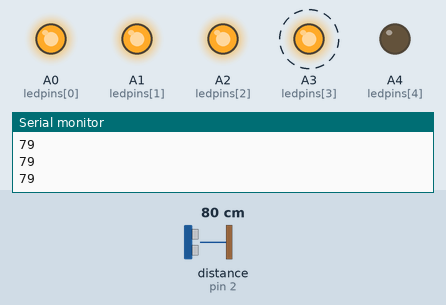
The program below on a simulated Arduino Uno, built with avr-gcc and run on an emulated ATmega328P. On the bench: output pins drawn as LEDs (lit = HIGH), the last lines printed to the serial monitor. Wiring (inferred from the names in the program): ultrasonic range finder: trigger pin 5; echo pin 2. Dashed ring = blinking. The inputs (shaded band) are chosen by the test bench; at power-on: distance to the obstacle (sensor on pin 2) 80 cm. The echo pulse lasts 58.3 µs per cm; pins used as bus, display or sensor lines are not drawn.

Above: at 1.2 s.
1.3 s: distance to the obstacle (sensor on pin 2) set to 32 cm
4.3 s: distance to the obstacle (sensor on pin 2) set to 28 cm
At 4.8 s:
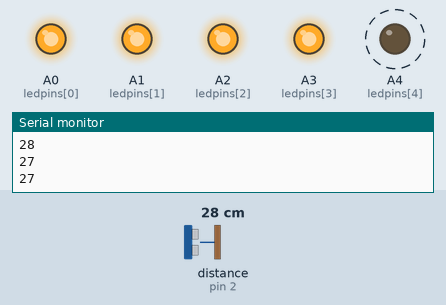
7.3 s: distance to the obstacle (sensor on pin 2) set to 120 cm
At 9.7 s:
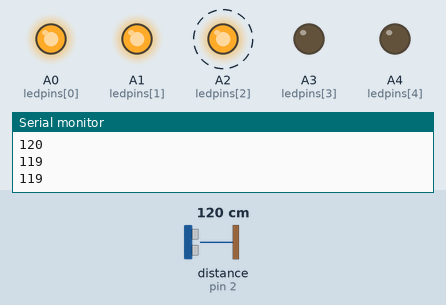
10.3 s: distance to the obstacle (sensor on pin 2) set to 246 cm
13.3 s: distance to the obstacle (sensor on pin 2) set to 252 cm
At 14.1 s:
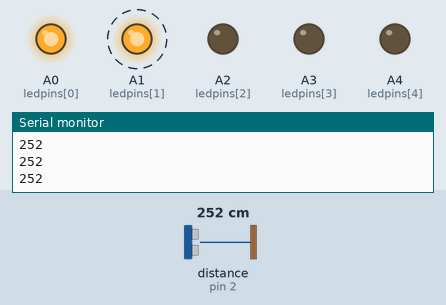
16.3 s: distance to the obstacle (sensor on pin 2) set to 2 cm
At 17.1 s:
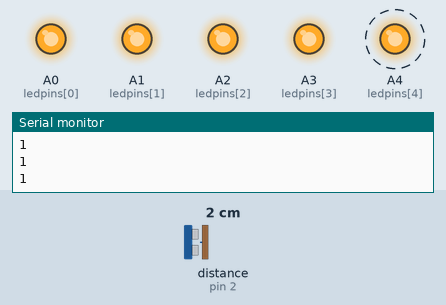
Timing chart, 0 to 20.3 s (numbered marks = the images above; inputs shaded):
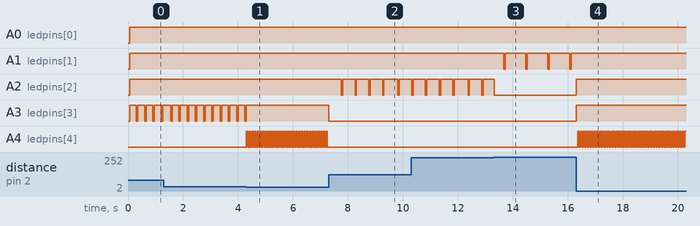

The program:

main.cpp
```cpp
#include <Arduino.h>

const uint8_t echopin = 2;
const uint8_t trigpin = 5;
const uint8_t ledpins[5] = {A0, A1, A2, A3, A4}; //A0 == G1, A1 == G2, A2 == Y, A3 == R1, A4 == R2
const uint8_t readinterval = 50;

volatile unsigned long echostart;
volatile unsigned long echoend;
volatile bool newdistance = false;

unsigned long lastread;
unsigned long lastblink;

void time(){
  if(digitalRead(echopin) == HIGH){
    echostart = micros();
  }
  else if(digitalRead(echopin) == LOW){
    echoend = micros();
    newdistance = true;
  }
}

void setup() {

Serial.begin(115200);
while(!Serial){
  ;
}

  pinMode(echopin, INPUT);
  pinMode(trigpin, OUTPUT);
  digitalWrite(trigpin, LOW);

  for(int i = 0; i <= 4; i++){
    pinMode(ledpins[i], OUTPUT);
  }

  attachInterrupt(digitalPinToInterrupt(echopin), time, CHANGE);

}

void loop() {
  unsigned long now = millis();
  if(now - lastread >= readinterval){
    lastread = now;
    digitalWrite(trigpin, HIGH);
    delayMicroseconds(10);
    digitalWrite(trigpin, LOW);
  }

  if(newdistance == true){
   long distance = (echoend - echostart) / 58.2;
    Serial.println(distance);

    if(distance >0 && distance <= 400){
    if(distance >= 300 && distance <= 400){
      for(int i = 1; i <= 4; i++){
        digitalWrite(ledpins[i], LOW);
      }
      digitalWrite(ledpins[0], HIGH);
      if(now - lastblink >= 1000){
        digitalWrite(ledpins[0], LOW);
        lastblink = now;
      }
    }
    else if(distance < 300 && distance >=250){
      digitalWrite(ledpins[0], HIGH);
        for(int i = 2; i <= 4; i++){
          digitalWrite(ledpins[i], LOW);
        }
        digitalWrite(ledpins[1], HIGH);
        if(now - lastblink >= 800){
          digitalWrite(ledpins[1], LOW);
          lastblink = now;
        }
      }
      else if(distance < 250 && distance >= 100){
        for(int i = 0; i<=1; i++){
          digitalWrite(ledpins[i], HIGH);
        }
        for(int i = 3; i <= 4; i++){
          digitalWrite(ledpins[i], LOW);
        }
        digitalWrite(ledpins[2], HIGH);
        if(now - lastblink >= 500){
          digitalWrite(ledpins[2], LOW);
          lastblink = now;
      }
      }
      else if(distance < 100 && distance >= 30){
        for(int i = 0; i <= 2; i++){
          digitalWrite(ledpins[i], HIGH);
        }
        digitalWrite(ledpins[4], LOW);
        digitalWrite(ledpins[3], HIGH);
      if(now - lastblink >= 300){
        digitalWrite(ledpins[3], LOW);
        lastblink = now;
      }
      }
      else if(distance < 30){
        for(int i = 0; i <= 3; i++){
          digitalWrite(ledpins[i], HIGH);
        }
        digitalWrite(ledpins[4], HIGH);
      if(now - lastblink >= 70){
        digitalWrite(ledpins[4], LOW);
        lastblink = now;
      }
      }
      newdistance = false;
  }
}
else{
  newdistance = false;
}
}
```

Measured:
- the behaviour switches between 31 and 30 cm on distance to the obstacle (sensor on pin 2) (found by bisection; images 0 and 1)
- the behaviour switches between 249 and 250 cm on distance to the obstacle (sensor on pin 2) (found by bisection; images 2 and 3)
- after the input at 4.3 s, A3 (ledpins[3]): goes on until 4.3 s, then stays HIGH; A4 (ledpins[4]): alternates HIGH for 0.05 s and LOW for 0.05 s, starting at once
- after the input at 7.3 s, A2 (ledpins[2]): alternates HIGH for 0.45 s and LOW for 0.05 s, starting after 0.46 s; A3 (ledpins[3]): HIGH → LOW at once; A4 (ledpins[4]): stops changing and stays LOW
- after the input at 13.3 s, A1 (ledpins[1]): alternates HIGH for 0.75 s and LOW for 0.05 s, starting after 0.37 s
- after the input at 16.3 s, A1 (ledpins[1]): stops changing and stays HIGH; A2 (ledpins[2]), A3 (ledpins[3]): LOW → HIGH at once; A4 (ledpins[4]): alternates HIGH for 0.05 s and LOW for 0.05 s, starting after 0.06 s
- by itself, A3 (ledpins[3]): alternates HIGH for 0.25 s and LOW for 0.05 s
